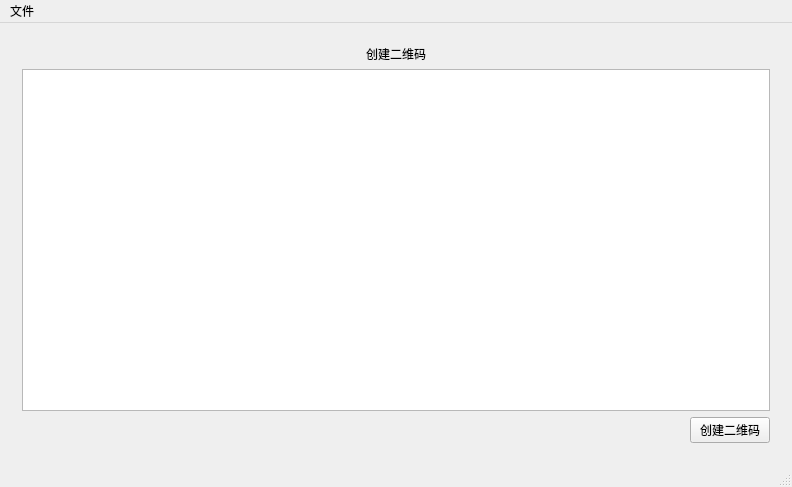
<?xml version="1.0" encoding="UTF-8"?>
<ui version="4.0">
 <class>MainWindow</class>
 <widget class="QMainWindow" name="MainWindow">
  <property name="geometry">
   <rect>
    <x>0</x>
    <y>0</y>
    <width>792</width>
    <height>487</height>
   </rect>
  </property>
  <property name="windowTitle">
   <string>二维码工具</string>
  </property>
  <widget class="QWidget" name="centralWidget">
   <layout class="QVBoxLayout" name="verticalLayout">
    <item>
     <widget class="QStackedWidget" name="stackedWidget">
      <property name="currentIndex">
       <number>0</number>
      </property>
      <widget class="QWidget" name="page_CreateQrCode">
       <layout class="QVBoxLayout" name="verticalLayout_2">
        <item>
         <widget class="QLabel" name="label">
          <property name="text">
           <string>创建二维码</string>
          </property>
          <property name="alignment">
           <set>Qt::AlignCenter</set>
          </property>
         </widget>
        </item>
        <item>
         <widget class="QPlainTextEdit" name="plainTextEdit_CreateQrCode_text"/>
        </item>
        <item>
         <layout class="QHBoxLayout" name="horizontalLayout">
          <item>
           <spacer name="horizontalSpacer">
            <property name="orientation">
             <enum>Qt::Horizontal</enum>
            </property>
            <property name="sizeHint" stdset="0">
             <size>
              <width>40</width>
              <height>20</height>
             </size>
            </property>
           </spacer>
          </item>
          <item>
           <widget class="QPushButton" name="pushButton_CreateQrCode">
            <property name="text">
             <string>创建二维码</string>
            </property>
           </widget>
          </item>
         </layout>
        </item>
       </layout>
      </widget>
      <widget class="QWidget" name="page_CreateQrCode2">
       <layout class="QVBoxLayout" name="verticalLayout_3" stretch="0,1,0">
        <item>
         <widget class="QLabel" name="label_4">
          <property name="text">
           <string>二维码生成结果</string>
          </property>
          <property name="alignment">
           <set>Qt::AlignCenter</set>
          </property>
         </widget>
        </item>
        <item>
         <widget class="QLabel" name="label_CreateQrCode2">
          <property name="text">
           <string/>
          </property>
          <property name="alignment">
           <set>Qt::AlignCenter</set>
          </property>
         </widget>
        </item>
        <item>
         <layout class="QHBoxLayout" name="horizontalLayout_2">
          <item>
           <spacer name="horizontalSpacer_2">
            <property name="orientation">
             <enum>Qt::Horizontal</enum>
            </property>
            <property name="sizeHint" stdset="0">
             <size>
              <width>40</width>
              <height>20</height>
             </size>
            </property>
           </spacer>
          </item>
          <item>
           <widget class="QPushButton" name="pushButton_CreateQrCode2_saveToFile">
            <property name="text">
             <string>保存到文件</string>
            </property>
           </widget>
          </item>
          <item>
           <widget class="QPushButton" name="pushButton_CreateQrCode2_continue">
            <property name="text">
             <string>继续</string>
            </property>
           </widget>
          </item>
         </layout>
        </item>
       </layout>
      </widget>
      <widget class="QWidget" name="page_ScanQrCode">
       <layout class="QVBoxLayout" name="verticalLayout_6" stretch="0,1,0">
        <item>
         <widget class="QLabel" name="label_3">
          <property name="text">
           <string>扫描二维码</string>
          </property>
          <property name="alignment">
           <set>Qt::AlignCenter</set>
          </property>
         </widget>
        </item>
        <item>
         <layout class="QVBoxLayout" name="verticalLayout_ScanQrCode">
          <item>
           <widget class="QLabel" name="label_6">
            <property name="text">
             <string/>
            </property>
           </widget>
          </item>
         </layout>
        </item>
        <item>
         <layout class="QHBoxLayout" name="horizontalLayout_3">
          <item>
           <widget class="QLabel" name="label_2">
            <property name="text">
             <string>摄像头:</string>
            </property>
           </widget>
          </item>
          <item>
           <widget class="QComboBox" name="comboBox_ScanQrCode"/>
          </item>
          <item>
           <spacer name="horizontalSpacer_3">
            <property name="orientation">
             <enum>Qt::Horizontal</enum>
            </property>
            <property name="sizeHint" stdset="0">
             <size>
              <width>40</width>
              <height>20</height>
             </size>
            </property>
           </spacer>
          </item>
          <item>
           <widget class="QPushButton" name="pushButton_ScanQrCode">
            <property name="text">
             <string>选择图片文件</string>
            </property>
           </widget>
          </item>
         </layout>
        </item>
       </layout>
      </widget>
      <widget class="QWidget" name="page_ScanQrCode2">
       <layout class="QVBoxLayout" name="verticalLayout_5" stretch="0,1,0">
        <item>
         <widget class="QLabel" name="label_5">
          <property name="text">
           <string>二维码扫描结果</string>
          </property>
          <property name="alignment">
           <set>Qt::AlignCenter</set>
          </property>
         </widget>
        </item>
        <item>
         <widget class="QPlainTextEdit" name="plainTextEdit_ScanQrCode2_text"/>
        </item>
        <item>
         <layout class="QHBoxLayout" name="horizontalLayout_4">
          <item>
           <spacer name="horizontalSpacer_4">
            <property name="orientation">
             <enum>Qt::Horizontal</enum>
            </property>
            <property name="sizeHint" stdset="0">
             <size>
              <width>40</width>
              <height>20</height>
             </size>
            </property>
           </spacer>
          </item>
          <item>
           <widget class="QPushButton" name="pushButton_ScanQrCode2_continue">
            <property name="text">
             <string>继续</string>
            </property>
           </widget>
          </item>
         </layout>
        </item>
       </layout>
      </widget>
     </widget>
    </item>
   </layout>
  </widget>
  <widget class="QMenuBar" name="menuBar">
   <property name="geometry">
    <rect>
     <x>0</x>
     <y>0</y>
     <width>792</width>
     <height>23</height>
    </rect>
   </property>
   <widget class="QMenu" name="menu">
    <property name="title">
     <string>文件</string>
    </property>
    <addaction name="actionCreateQrCode"/>
    <addaction name="actionScanQrCode"/>
   </widget>
   <addaction name="menu"/>
  </widget>
  <widget class="QStatusBar" name="statusBar"/>
  <action name="actionCreateQrCode">
   <property name="text">
    <string>创建二维码</string>
   </property>
   <property name="toolTip">
    <string>创建二维码</string>
   </property>
  </action>
  <action name="actionScanQrCode">
   <property name="text">
    <string>扫描二维码</string>
   </property>
   <property name="toolTip">
    <string>扫描二维码</string>
   </property>
  </action>
 </widget>
 <layoutdefault spacing="6" margin="11"/>
 <resources/>
 <connections/>
</ui>
